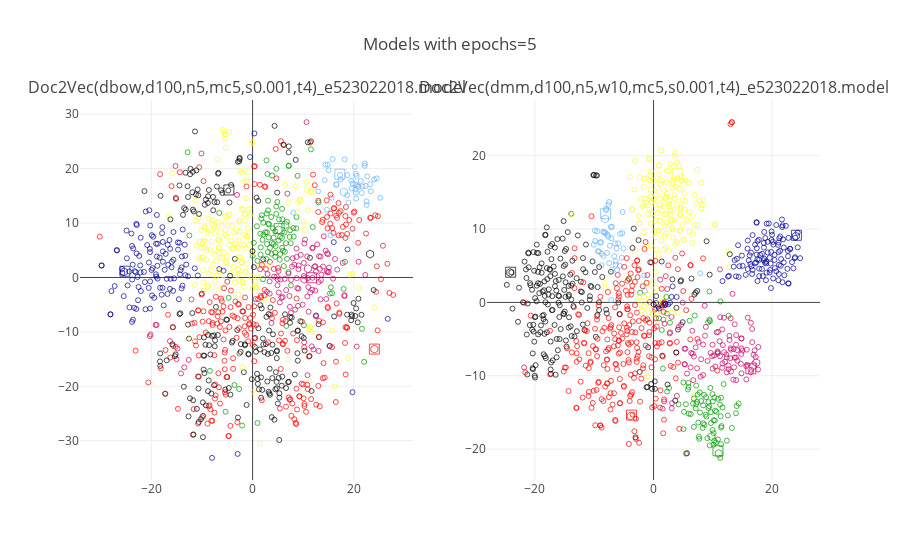

This figure's notebook cell:
### Code cell
pyoff.iplot(fig2, filename='tsnePlot1_epochs5')

f2, (ax1, ax2) = plt.subplots(1, 2, sharey=True)

for i, c in enumerate(np.unique(candidate_data['symbol2'])):
    ax1.scatter(X_tsne3[:,0][candidate_data['symbol2']==c], X_tsne3[:, 1][candidate_data['symbol2']==c], c=candidate_data['color2'][candidate_data['symbol2']==c], marker=markers[i])
    ax1.set_title('dbow')
    
for i, c in enumerate(np.unique(candidate_data['symbol2'])):
    ax2.scatter(X_tsne4[:,0][candidate_data['symbol2']==c], X_tsne4[:, 1][candidate_data['symbol2']==c], c=candidate_data['color2'][candidate_data['symbol2']==c], marker=markers[i])
    ax2.set_title('dmm')

f2.suptitle('candidate and party vectors')
f2.text(0.5, 0.8, "5 Epochs", size=10,
         ha="center", va="center",
         bbox=dict(boxstyle="round",
                   ec=(1., 0.5, 0.5),
                   fc=(1., 0.8, 0.8),
                   )
         )
f2.show()
f2.savefig('tsne_e5.pdf', format='pdf', orientation='landscape')

### Figure 1 — Plotly figure (JSON) as saved in the notebook; plotly's stock layout.template omitted (floating-point values rounded to 4 significant figures; data arrays with more than 128 entries replaced by an {"elided": "..."} marker saying what was removed)
{"data": [{"marker": {"color": {"elided": "1008 str values"}, "line": {"color": "black", "width": 1}, "showscale": false, "size": {"elided": "1008 int values"}, "symbol": {"elided": "1008 int values"}}, "mode": "markers", "text": {"elided": "1008 str values"}, "type": "scatter", "x": {"elided": "1008 float values"}, "xaxis": "x1", "y": {"elided": "1008 float values"}, "yaxis": "y1"}, {"marker": {"color": {"elided": "1008 str values"}, "line": {"color": "black", "width": 1}, "showscale": false, "size": {"elided": "1008 int values"}, "symbol": {"elided": "1008 int values"}}, "mode": "markers", "text": {"elided": "1008 str values"}, "type": "scatter", "x": {"elided": "1008 float values"}, "xaxis": "x2", "y": {"elided": "1008 float values"}, "yaxis": "y2"}], "layout": {"annotations": [{"font": {"size": 16}, "showarrow": false, "text": "Doc2Vec(dbow,d100,n5,mc5,s0.001,t4)_e523022018.model", "x": 0.225, "xanchor": "center", "xref": "paper", "y": 1, "yanchor": "bottom", "yref": "paper"}, {"font": {"size": 16}, "showarrow": false, "text": "Doc2Vec(dmm,d100,n5,w10,mc5,s0.001,t4)_e523022018.model", "x": 0.775, "xanchor": "center", "xref": "paper", "y": 1, "yanchor": "bottom", "yref": "paper"}], "showlegend": false, "title": "Models with epochs=5", "xaxis1": {"anchor": "y1", "domain": [0, 0.45]}, "xaxis2": {"anchor": "y2", "domain": [0.55, 1]}, "yaxis1": {"anchor": "x1", "domain": [0, 1]}, "yaxis2": {"anchor": "x2", "domain": [0, 1]}}}
